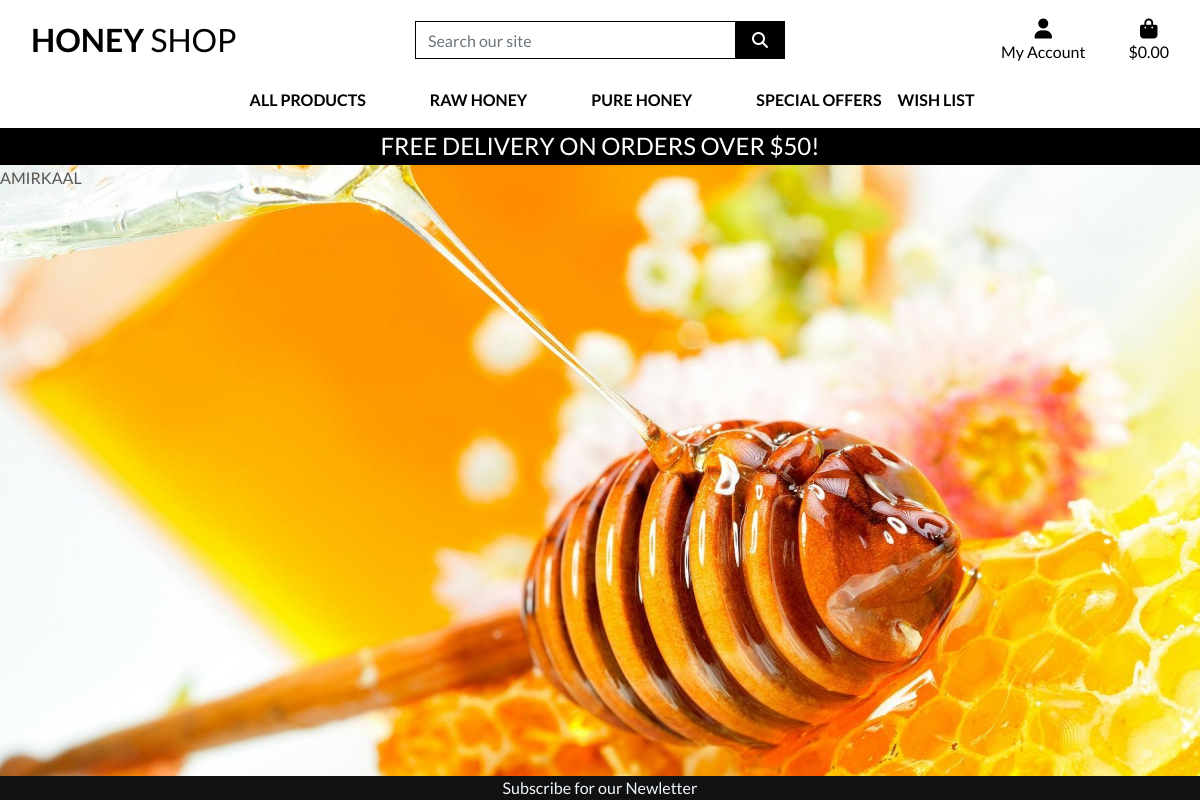
The page /wishlist/wishlist/ (signed in) on the database as committed earlier.
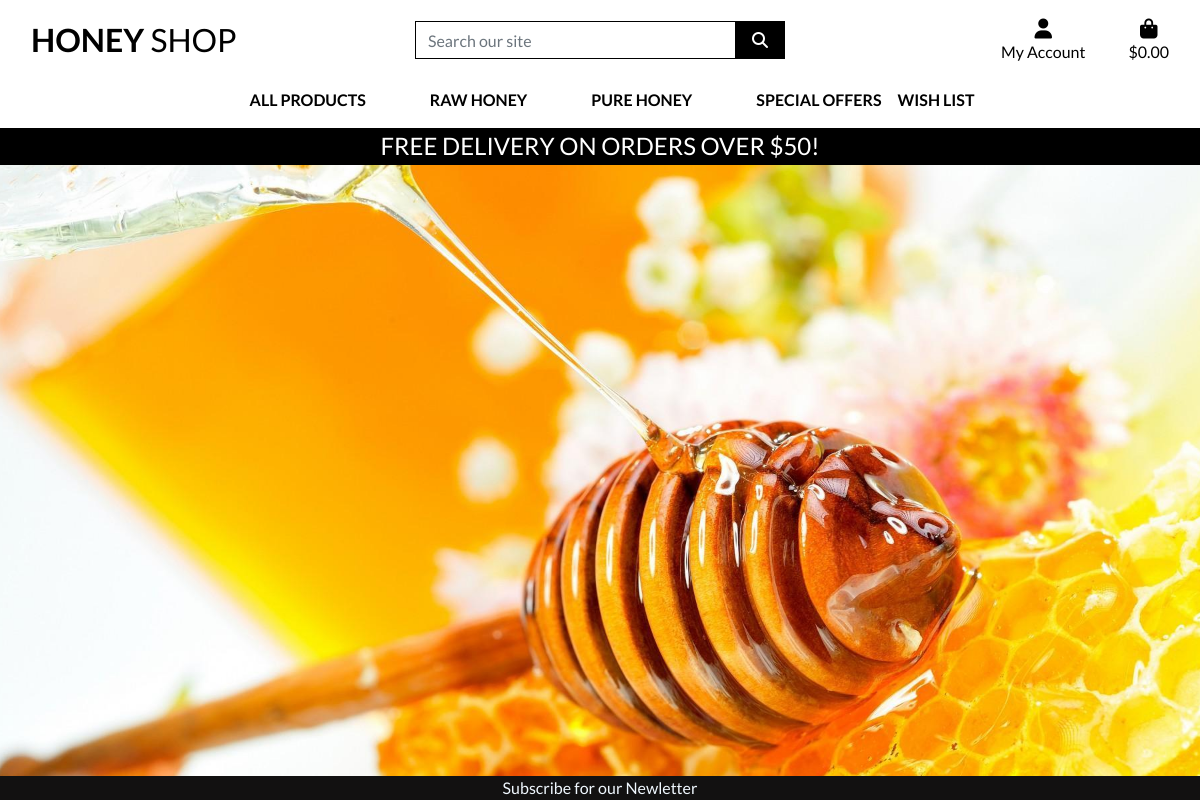
The same page on the database as committed later.
### wishlist/models.py (models this page shows, shortened)
class WishlistItem(models.Model):
    user = models.ForeignKey(User, on_delete=models.CASCADE)
    product = models.ForeignKey(Product, on_delete=models.CASCADE)

### products/models.py (models this page shows, shortened)
class Product(models.Model):
    user = models.ForeignKey(User, on_delete=models.CASCADE, null=True, blank=True)
    category = models.ForeignKey(Category, related_name='products', on_delete=models.CASCADE)
    name = models.CharField(max_length=255)
    slug = models.SlugField(unique=True)
    description = models.TextField()
    price = models.DecimalField(max_digits=10, decimal_places=2)
    rating = models.DecimalField(max_digits=6, decimal_places=2, null=True, blank=True)
    image = models.ImageField(upload_to='products/')
    stock = models.PositiveIntegerField(default=0)
    created_at = models.DateTimeField(auto_now_add=True)
    updated_at = models.DateTimeField(auto_now=True)
    quantity = models.IntegerField(default=0)

### wishlist/views.py (the view)
# urls.py: path('wishlist/', include('wishlist.urls')),
def wishlist(request):
    wishlist_items = WishlistItem.objects.filter(user=request.user)
    return render(request, 'wishlist/wishlist.html', {'wishlist_items': wishlist_items})

### bag/contexts.py (called while the page is built, shortened)
def bag_contents(request):
    bag_items = []
    total = 0
    product_count = 0
    bag = request.session.get('bag', {})
    if total < settings.FREE_DELIVERY_THRESHOLD:
        delivery = total * Decimal(settings.STANDARD_DELIVERY_PERCENTAGE / 100)
        free_delivery_delta = settings.FREE_DELIVERY_THRESHOLD - total
    else:
        delivery = 0
        free_delivery_delta = 0
    grand_total = delivery + total
    context = {
        'bag_items': bag_items,
        'total': total,
        'product_count': product_count,
        'delivery': delivery,
        'free_delivery_delta': free_delivery_delta,
        'free_delivery_threshold': settings.FREE_DELIVERY_THRESHOLD,
        'grand_total': grand_total,
    }
    return context

### wishlist/templates/wishlist/wishlist.html
{% extends 'base.html' %}
{% block content %}
    <h2>Wishlist</h2>
    {% for item in wishlist_items %}
        <p>{{ item.product.name }}</p>
    {% endfor %}
{% endblock %}

### templates/base.html (shortened to what this page needs)
{% load static %}
<!doctype html>
<html lang="en">
    <head>
        {% block corecss %}
            <link rel="stylesheet" href="https://stackpath.bootstrapcdn.com/bootstrap/4.4.1/css/bootstrap.min.css">
            <link rel="stylesheet" href="{% static 'css/base.css' %}">
        {% endblock %}
    </head>
    <body>
        <header class="container-fluid fixed-top">
            <div id="topnav" class="row bg-white pt-lg-2 d-none d-lg-flex">
                <div class="col-12 col-lg-4 my-auto py-1 py-lg-0 text-center text-lg-left">
                    <a href="{% url 'home' %}" class="nav-link main-logo-link">
                        <h2 class="logo-font text-black my-0"><strong>Honey</strong> Shop</h2>
                    </a>
                </div>
                <div class="col-12 col-lg-4 my-auto py-1 py-lg-0">
                    <form method="GET" action="{% url 'products:products' %}">
                        <div class="input-group w-100">
                            <input class="form-control border border-black rounded-0" type="text" name="q" placeholder="Search our site">
                            <div class="input-group-append">
                                <button class="form-control btn btn-black border border-black rounded-0" type="submit">
                                    <span class="icon">
                                        <i class="fas fa-search"></i>
                                    </span>
                                </button>
                            </div>
                        </div>
                    </form>
                </div>
                <div class="col-12 col-lg-4 my-auto py-1 py-lg-0">
                    <ul class="list-inline list-unstyled text-center text-lg-right my-0">
                        <li class="list-inline-item dropdown">
                            <a class="text-black nav-link" href="#" id="user-options" data-toggle="dropdown" aria-haspopup="true" aria-expanded="false">
                                <div class="text-center">
                                    <div><i class="fas fa-user fa-lg"></i></div>
                                    <p class="my-0">My Account</p>
                                </div>
                            </a>
                        </li>
                        <li class="list-inline-item">
                            <a class="{% if grand_total %}text-info font-weight-bold{% else %}text-black{% endif %} nav-link" href="{% url "bag:display_bag" %}">
                                <div class="text-center">
                                    <div><i class="fas fa-shopping-bag fa-lg"></i></div>
                                    <p class="my-0">
                                        {% if grand_total %}
                                            ${{ grand_total|floatformat:2 }}
                                        {% else %}
                                            $0.00
                                        {% endif %}
                                    </p>
                                </div>
                            </a>
                        </li>
                    </ul>
                </div>
            </div>
            <div class="row bg-white">
                <nav class="navbar navbar-expand-lg navbar-light w-100">
                    {% include 'includes/main-nav.html' %}
                </nav>
            </div>
            <div id="delivery-banner" class="row text-center">
                <div class="col bg-black text-white">
                    <h4 class="logo-font my-1">Free delivery on orders over ${{ free_delivery_threshold }}!</h4>
                </div>
            </div>
        </header>
        {% block content %}
        {% endblock %}
        <footer>
                <div class="footer">
                    <a href="{% url 'subscribe' %}" class="ui-btn">Subscribe for our Newletter</a>
                </div>
        </footer>
    </body>
</html>

### templates/includes/main-nav.html (shortened to what this page needs)
<div class="collapse navbar-collapse" id="main-nav">
    <ul class="navbar-nav w-auto mx-auto">
        <li class="nav-item dropdown">
            <a class="logo-font font-weight-bold nav-link text-black mr-5" href="#" id="all-products-link" data-toggle="dropdown" aria-haspopup="true" aria-expanded="false">
                All Products
            </a>
        </li>
        <li class="nav-item">
            <a class="logo-font font-weight-bold nav-link text-black mr-5" href="{% url 'products:products' %}?category=raw_honey" role="button">
                Raw Honey
            </a>
        </li>
        <li class="nav-item">
            <a class="logo-font font-weight-bold nav-link text-black mr-5" href="{% url 'products:products' %}?category=pure_honey" role="button">
                Pure Honey
            </a>
        </li>
        <li class="nav-item">
            <a class="logo-font font-weight-bold nav-link text-black" href="#" role="button">
                Special Offers
            </a>
        </li>
        <li class="nav-item">
            <a class="logo-font font-weight-bold nav-link text-black" href="{% url 'view_wishlist' %}" role="button">
                Wish List
            </a>
        </li>
    </ul>
</div>

### static/css/base.css (style rules this page uses)
html { height: 100%; }
body { background: url('../media/background.jpg') no-repeat center center fixed; background-size: cover; height: calc(100vh - 164px); color: #555; font-family: 'Lato'; }
.icon { align-items: center; display: inline-flex; justify-content: center; height: 1.5rem; width: 1.5rem; }
.logo-font { text-transform: uppercase; }
.main-logo-link { width: fit-content; }
.btn-black { background: black; color: white; }
.text-black { color: #000 !important; }
.border-black { border: 1px solid black !important; }
.bg-black { background: #000 !important; }
.footer { height: 1.5em; position: fixed; left: 0; bottom: 0; width: 100%; background-color: rgb(18, 17, 17); color: white; text-align: center; }
.footer a { color: aliceblue; }

Rows that differ between the two databases and show on the page:
removed WishlistItem: product.name "AMIRKAAL"
